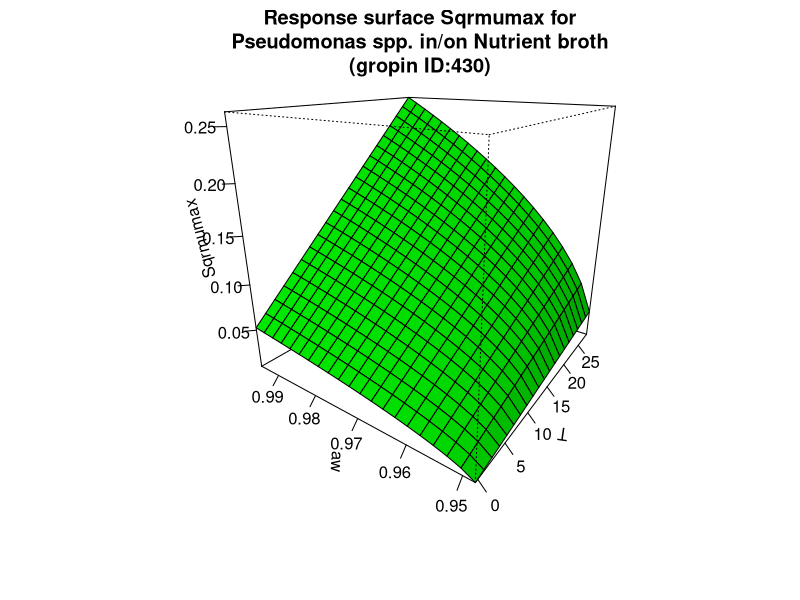

Source code (R):
#############################
# start of Parameter script
#############################
T <- seq(-0.4004,28.1718281718282,length.out=21)
aw <- seq(0.947947,0.995004995004995,length.out=21)
#############################
# end of Parameter script
#############################
############################# 
# start of Model script Gropin ID 430 
#############################
 
# constant coefficients for this model
 
variables <- data.frame(T,aw)
argumentsPar <- expand.grid(variables)
 
# heart of the model
response_surface <- function(T,aw) {
   mumax <-0.03346*(T+7.6)*sqrt(aw-0.947)

return(mumax=mumax)
} 

# output parameters
responseSurface <- cbind(argumentsPar,response_surface(argumentsPar['T'],argumentsPar['aw']))
colnames(responseSurface) <- c(colnames(argumentsPar),'Sqrmumax')
#############################
# End of Model script
#############################
############################# 
# start of Visualisation script Gropin ID 430 
#############################
persp(T,aw,matrix(unlist(responseSurface$'Sqrmumax'),nrow=21),col = 'green',xlab='T',ylab='aw',zlab='Sqrmumax',main='Response surface Sqrmumax for
Pseudomonas spp. in/on Nutrient broth
(gropin ID:430)',theta=305,phi=20,shade=0.25,ticktype = 'detailed')
#############################
# End of Visualisation script
#############################
